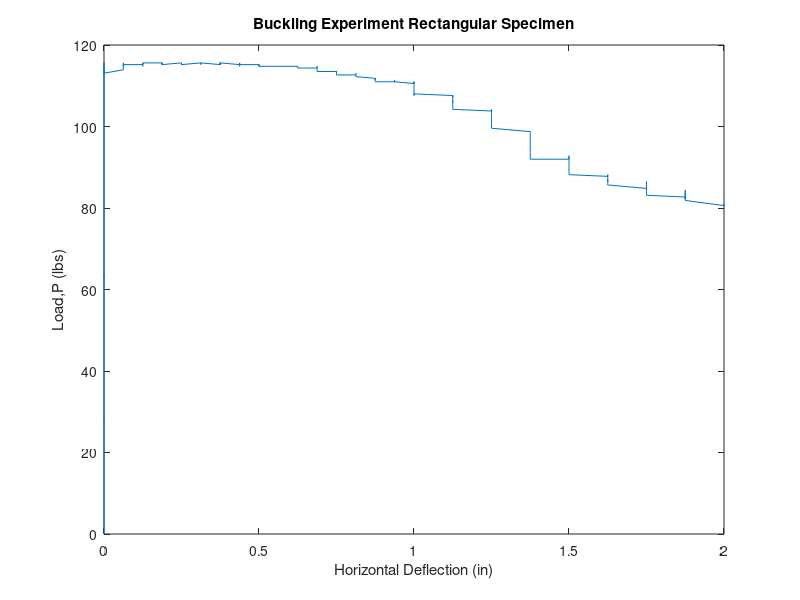
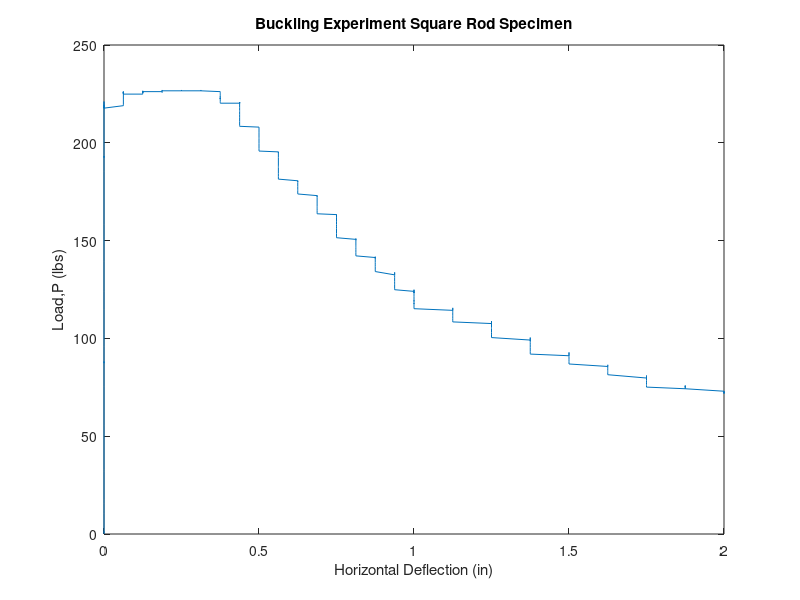

Recreate these plots in MATLAB, in order. (Note: this script raises an error after producing the figures.)
%% ASEN 3112 Lab 4
% Group: 
% Zach Faith, Zak Reichenbach, Lila Monprode, Joe Miserlian, Gerardo Romero



clc; clear;
load("11_in_rectangle_FIXED.mat");
rect = data;
load("11inch_SquareRod.mat");
square = data; 

%% Experimental Data

% Converting Volts to lbs

conv = (1/2.37)*1000; % conversion factor for load cell

    % Rectangle
    
    V_rec = rect(:,2);
    
    P_rec = conv * V_rec;
    dev = rect(:,3);
    
    figure(1)
    plot(dev,P_rec)
    title('Buckling Experiment Rectangular Specimen')
    xlabel('Horizontal Deflection (in)')
    ylabel('Load,P (lbs)')
    
    % Find buckling load:
    idx_cr = rect(:,3) == 1/16;
    Pcr_rec = mean(P_rec(idx_cr));


    % Square
    V_square = square(:,2);
    
    P_square = conv * V_square;
    dev_square = square(:,3);
    
    figure(2)
    plot(dev_square,P_square)
    title('Buckling Experiment Square Rod Specimen')
    xlabel('Horizontal Deflection (in)')
    ylabel('Load,P (lbs)')


    % Find buckling load:
    idx_cr = square(:,3) == 1/16;
    Pcr_square = mean(P_square(idx_cr));
    

    %% Theory

    E = 10e+6; % psi, same for both
    yield_stress = 35e3;
    yield_strain = yield_stress/E;
    L = 11; % in, same for both
    x = L/2;
    
    
    % rectangle
    h_r = 1; % in
    w  = 0.125;% in
    I_r = (h_r*w^3)/12;
    y_rec = w/2;

    % Buckling Load
    Pcr_rec_theory = pi^2*E*I_r/L^2;
    error_rec = abs(Pcr_rec_theory-Pcr_rec)/Pcr_rec_theory;
    
    disp("Rectangle: ")
    disp("  Experimental P_cr: " + Pcr_rec + " Lbs")
    disp("  Theoretical P_cr: " + Pcr_rec_theory + " Lbs")
    disp("  Error: " + error_rec*100 + "%");
    
    % Yield Strain
    delta = linspace(0,2); %in
    strain_rec = abs( (-pi^2*delta/L^2)*sin(pi*x/L)*y_rec );
    
    idx_yield = find(strain_rec >= yield_strain);
    idx_yield = idx_yield(1);
    
    figure(1)
    xline(delta(idx_yield))
    
    

    
    % square
    side = 0.25; % in
    t = 0.0625; % in
    b =  side  -  2*t;
    I_s = side^4/12 - b^4/12;
    y_square = side/2;

    % Buckling Load
    Pcr_square_theory =  pi^2*E*I_s/L^2;
    error_square = abs(Pcr_square - Pcr_square_theory)/Pcr_square_theory;
    
    % Load vs Deflection
    strain_square = abs((-pi^2*delta/L^2)*sin(pi*x/L)*y_square);
    
    idx_yield = find(strain_square >= yield_strain);
    idx_yield = idx_yield(1);
    
    figure(2)
    xline(delta(idx_yield))
    
    disp("Square: ")
    disp("  Experimental P_cr: " + Pcr_square + " Lbs")
    disp("  Theoretical P_cr: " + Pcr_square_theory + " Lbs")
    disp("  Error: " + error_square*100 + "%")


